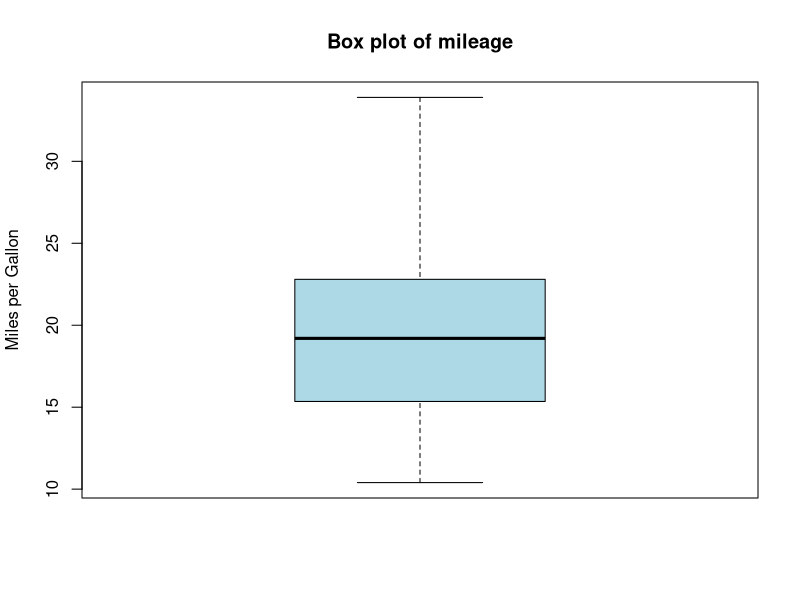
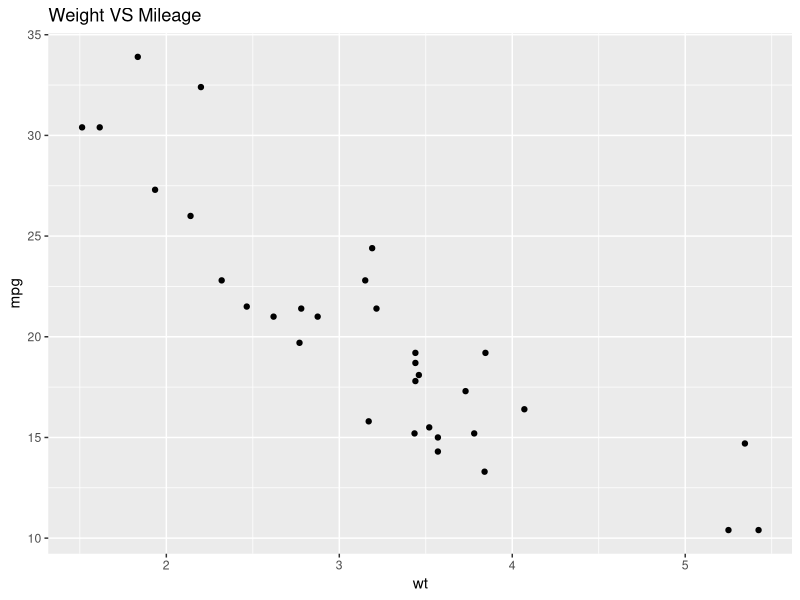

Reproduce these figures in R, in order.
# Q16.) Find the data distribution using box & scatter plot
library(ggplot2)

# a. Box Plot
data(mtcars)
boxplot(mtcars$mpg,
        main = "Box plot of mileage",
        ylab = "Miles per Gallon",
        col = "lightblue")

# b. Scatter Plot
data(mtcars)

p <- ggplot(mtcars,aes(x = wt,y = mpg))+
  geom_point()+
  labs(
    title = "Weight VS Mileage",
    xlab = "Weight",
    ylab = "Mileage Per Gallon"
  )

print(p)
